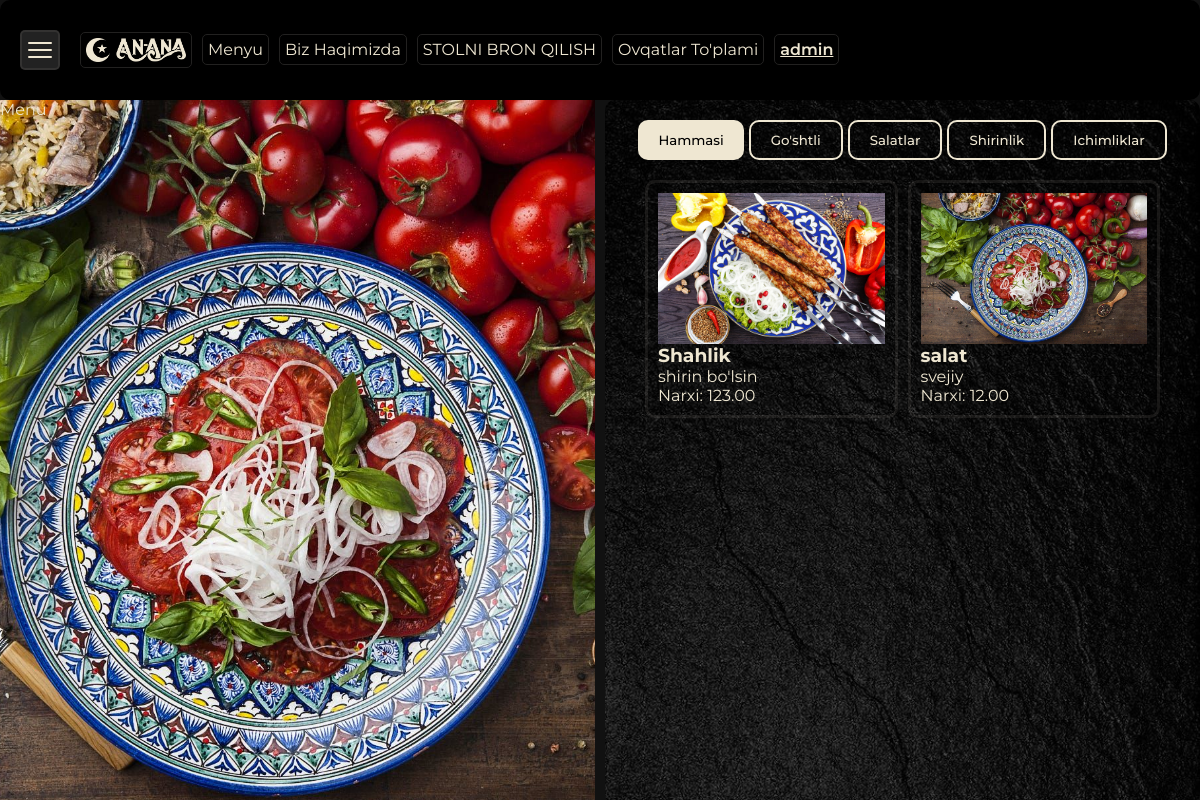
/menu_item/ (signed in), run on an earlier commit of the app's database.
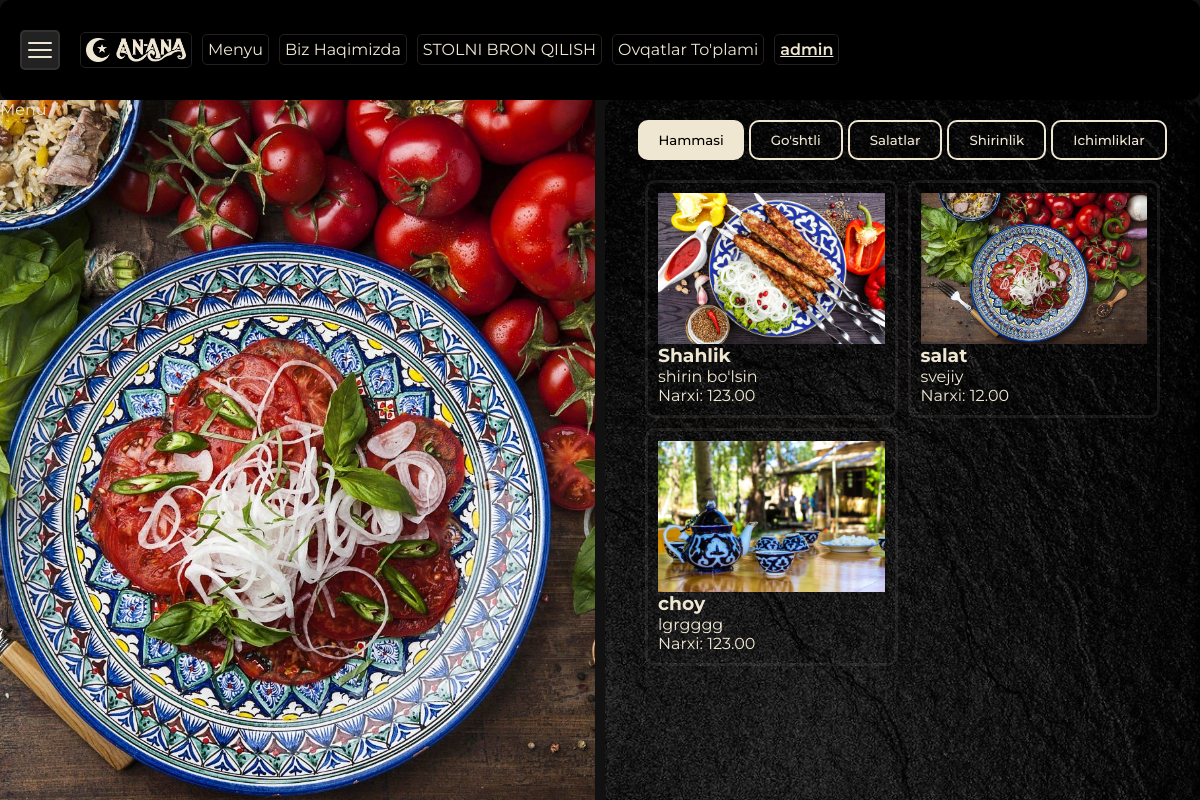
And on a later commit of the database.
### menu/models.py (models this page shows, shortened)
class MenuItem(models.Model):
    CHOICE_CATEGORY = [
        ('Hammasi','Hammasi'),
        ("Go'shtli","Go'shtli"),
        ('Salatlar','Salatlar'),
        ('Shirinlik','Shirinlik'),
        ('Ichimliklar','Ichimliklar')
    ]
    name = models.CharField(max_length=100)
    description = models.TextField()
    price = models.DecimalField(max_digits=5, decimal_places=2)
    available = models.BooleanField(default=True)
    category = models.CharField(max_length=15, choices=CHOICE_CATEGORY, default='Hammasi')
    image = models.ImageField(upload_to='media/', default='media/default.jpg')

### myproject/views.py (the view)
# urls.py: path('menu_item/', views.menu_item, name='menu_item'),
@login_required
def menu_item(request):
    menu_items = MenuItem.objects.all()
    context = {
        "menu_items":menu_items
    }
    return render(request, 'menu_item.html', {'context': context})

### templates/menu_item.html (shortened to what this page needs)
{% extends 'base.html' %}
{% load static %}
{% block css %}
  <link rel="stylesheet" href="{% static 'css/menu.css' %}" />
{% endblock %}
{% block content %}
  <div class="menu-main">
    <div class="left-2"><span class="text">Menu</span></div>
    <div class="right">
      <div class="buttons">
        <button class="filter-btn white-btn" data-category="all">Hammasi</button>
        <button class="filter-btn border-btn" data-category="Go'shtli">Go'shtli</button>
        <button class="filter-btn border-btn" data-category="Salatlar">Salatlar</button>
        <button class="filter-btn border-btn" data-category="Shirinlik">Shirinlik</button>
        <button class="filter-btn border-btn" data-category="Ichimliklar">Ichimliklar</button>
      </div>
      <div id="menu-items">
        {% for item in context.menu_items %}
          <div class="menu-item" data-category="{{ item.category }}">
            <img src="{{item.image.url}}" width="100%" alt="">
            <h3>{{ item.name }}</h3>
            <p>{{ item.description }}</p>
            <p>Narxi: {{ item.price }}</p>
          </div>
        {% endfor %}
      </div>
    </div>
  </div>
{% endblock %}

### templates/base.html (shortened to what this page needs)
{% load static %}
<html lang="en">
  <head>
    <link rel="stylesheet" href="{% static 'css/navbar.css' %}" />
    <link rel="stylesheet" href="{% static 'css/home.css' %}" />
    <link rel="stylesheet" href="{% static 'css/profile.css' %}">
    <link rel="stylesheet" type="text/css" href="https://cdn.jsdelivr.net/npm/toastify-js/src/toastify.min.css">
    {% block css %}
    {% endblock %}
  </head>
  <body style="background-color: #111;">
    <header>
      {% include 'navbar.html' %}
    </header>
    {% block content %}
    {% endblock %}
  </body>
</html>

### templates/navbar.html
{% load static %}
<div class="menu-container">
  <div class="burger-menu" id="burgerMenu">
    <div class="bar"></div>
    <div class="bar"></div>
    <div class="bar"></div>
  </div>
  <div class="main-links">
    <a href="/homepage" class="qitchen"><img width="100" src="{% static 'images/anana.png' %}" alt=""></a>
    <a href="/menu_item">Menyu</a>
    <a href="/about">Biz Haqimizda</a>
    <a href="/menu/make_reservation">STOLNI BRON QILISH</a>
    {% if request.user.username == 'admin' %}
    <a href="{% url "menu_create" %}">Ovqatlar To'plami</a>
    {% endif %}
    <a class="user" href="{% url "profile" request.user.username %}">{{request.user.username}}</a>
  </div>
</div>

### static/css/navbar.css (style rules this page uses)
* { padding: 0; margin: 0; box-sizing: border-box; font-family: "Montserrat", sans-serif; color: #EFE7D2; }
a { text-decoration: none; }
button { cursor: pointer; }
.border-btn { padding: 10px 20px; background-color: transparent; color: #EFE7D2; border: 2px solid #EFE7D2; font-family: "Montserrat", sans-serif; border-radius: 10px; font-weight: 500; }
.white-btn { padding: 10px 20px; background-color: #EFE7D2; color: #000; font-family: "Montserrat", sans-serif; border-radius: 10px; font-weight: 500; border: none; outline: none; }
.menu-container { background-color: black; display: flex; align-items: center; padding: 10px; border-radius: 10px; color: snow; width: 100%; height: 100px; padding: 0 20px; font-family: "Montserrat", sans-serif; gap: 20px; }
.menu-container .burger-menu { width: 40px; cursor: pointer; display: flex; flex-direction: column; justify-content: center; align-items: center; background-color: #222; border-radius: 5px; height: 40px; gap: 5px; padding: 5px; border: 2px solid rgba(239, 231, 210, 0.0823529412); }
.menu-container .burger-menu .bar { height: 2px; width: 90%; background-color: #EFE7D2; border-radius: 2px; transition: all 0.3s ease; }
.menu-container .main-links { display: flex; align-items: center; justify-content: space-between; gap: 10px; }
.menu-container .main-links a { color: #EFE7D2; text-decoration: none; font-size: medium; border: 1px solid #222120; padding: 5px; border-radius: 5px; }
.menu-container .main-links a.qitchen { font-size: 35px; font-family: "Forum", serif; font-weight: 500; font-style: normal; }
.menu-container .main-links a.user { font-weight: 600; text-decoration: underline; }

### static/css/home.css (style rules this page uses)
* { padding: 0; margin: 0; box-sizing: border-box; font-family: "Montserrat", sans-serif; color: #EFE7D2; }
a { text-decoration: none; }
button { cursor: pointer; }
.border-btn { padding: 10px 20px; background-color: transparent; color: #EFE7D2; border: 2px solid #EFE7D2; font-family: "Montserrat", sans-serif; border-radius: 10px; font-weight: 500; }
.white-btn { padding: 10px 20px; background-color: #EFE7D2; color: #000; font-family: "Montserrat", sans-serif; border-radius: 10px; font-weight: 500; border: none; outline: none; }

### static/css/profile.css (style rules this page uses)
* { padding: 0; margin: 0; box-sizing: border-box; font-family: "Montserrat", sans-serif; color: #EFE7D2; }
a { text-decoration: none; }
button { cursor: pointer; }
.border-btn { padding: 10px 20px; background-color: transparent; color: #EFE7D2; border: 2px solid #EFE7D2; font-family: "Montserrat", sans-serif; border-radius: 10px; font-weight: 500; }
.white-btn { padding: 10px 20px; background-color: #EFE7D2; color: #000; font-family: "Montserrat", sans-serif; border-radius: 10px; font-weight: 500; border: none; outline: none; }

### static/css/menu.css (style rules this page uses)
* { padding: 0; margin: 0; box-sizing: border-box; font-family: "Montserrat", sans-serif; color: #EFE7D2; }
a { text-decoration: none; }
button { cursor: pointer; }
.border-btn { padding: 10px 20px; background-color: transparent; color: #EFE7D2; border: 2px solid #EFE7D2; font-family: "Montserrat", sans-serif; border-radius: 10px; font-weight: 500; }
.white-btn { padding: 10px 20px; background-color: #EFE7D2; color: #000; font-family: "Montserrat", sans-serif; border-radius: 10px; font-weight: 500; border: none; outline: none; }
.menu-main { display: grid; grid-template-columns: 1fr 1fr; height: 88vh; gap: 10px; }
.menu-main .right { background-image: url("../images/dark.jpg"); background-position: center; background-repeat: no-repeat; background-size: cover; background-blend-mode: darken; background-color: rgba(0, 0, 0, 0.5); border-radius: 10px; overflow: scroll; overflow-x: hidden; height: 100%; padding: 0 5vh; }
.menu-main .right .buttons { display: flex; justify-content: center; margin: 20px 0; gap: 5px; }
.menu-main .right #menu-items { display: grid; flex-direction: column; grid-template-columns: repeat(2, 1fr); gap: 10px; }
.menu-main .right #menu-items .menu-item { border: 3px solid rgba(239, 231, 210, 0.0823529412); border-radius: 10px; padding: 10px; color: #EFE7D2; font-family: "Montserrat", sans-serif; display: flex; flex-direction: column; justify-content: center; gap: 5px; }

What changed in the data, as far as the page shows it:
added MenuItem: image (picture), name "choy", description "lgrgggg", price "123.00"
